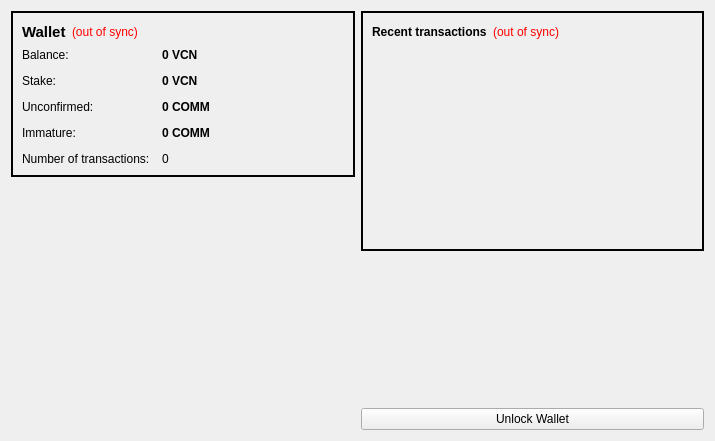
<?xml version="1.0" encoding="UTF-8"?>
<ui version="4.0">
 <class>OverviewPage</class>
 <widget class="QWidget" name="OverviewPage">
  <property name="geometry">
   <rect>
    <x>0</x>
    <y>0</y>
    <width>715</width>
    <height>441</height>
   </rect>
  </property>
  <property name="windowTitle">
   <string>Form</string>
  </property>
  <layout class="QHBoxLayout" name="horizontalLayout" stretch="1,1">
   <item>
    <layout class="QVBoxLayout" name="verticalLayout_2">
     <item>
      <widget class="QFrame" name="frame">
       <property name="styleSheet">
        <string notr="true">#frame {
border: 2px solid #010101;
}</string>
       </property>
       <property name="frameShape">
        <enum>QFrame::StyledPanel</enum>
       </property>
       <property name="frameShadow">
        <enum>QFrame::Raised</enum>
       </property>
       <layout class="QVBoxLayout" name="verticalLayout_4">
        <item>
         <layout class="QHBoxLayout" name="horizontalLayout_4">
          <item>
           <widget class="QLabel" name="label_5">
            <property name="font">
             <font>
              <pointsize>11</pointsize>
              <weight>75</weight>
              <bold>true</bold>
             </font>
            </property>
            <property name="text">
             <string>Wallet</string>
            </property>
           </widget>
          </item>
          <item>
           <widget class="QLabel" name="labelWalletStatus">
            <property name="toolTip">
             <string>The displayed information may be out of date. Your wallet automatically synchronizes with the VitalCoin network after a connection is established, but this process has not completed yet.</string>
            </property>
            <property name="styleSheet">
             <string notr="true">QLabel { color: red; }</string>
            </property>
            <property name="text">
             <string notr="true">(out of sync)</string>
            </property>
            <property name="alignment">
             <set>Qt::AlignLeading|Qt::AlignLeft|Qt::AlignVCenter</set>
            </property>
           </widget>
          </item>
          <item>
           <spacer name="horizontalSpacer_2">
            <property name="orientation">
             <enum>Qt::Horizontal</enum>
            </property>
            <property name="sizeHint" stdset="0">
             <size>
              <width>40</width>
              <height>20</height>
             </size>
            </property>
           </spacer>
          </item>
         </layout>
        </item>
        <item>
         <layout class="QFormLayout" name="formLayout_2">
          <property name="fieldGrowthPolicy">
           <enum>QFormLayout::AllNonFixedFieldsGrow</enum>
          </property>
          <property name="horizontalSpacing">
           <number>12</number>
          </property>
          <property name="verticalSpacing">
           <number>12</number>
          </property>
          <item row="0" column="0">
           <widget class="QLabel" name="label">
            <property name="text">
             <string>Balance:</string>
            </property>
           </widget>
          </item>
          <item row="0" column="1">
           <widget class="QLabel" name="labelBalance">
            <property name="font">
             <font>
              <weight>75</weight>
              <bold>true</bold>
             </font>
            </property>
            <property name="cursor">
             <cursorShape>IBeamCursor</cursorShape>
            </property>
            <property name="toolTip">
             <string>Your current balance</string>
            </property>
            <property name="text">
             <string notr="true">0 VCN</string>
            </property>
            <property name="textInteractionFlags">
             <set>Qt::LinksAccessibleByMouse|Qt::TextSelectableByKeyboard|Qt::TextSelectableByMouse</set>
            </property>
           </widget>
          </item>
          <item row="1" column="0">
           <widget class="QLabel" name="label_6">
            <property name="text">
             <string>Stake:</string>
            </property>
           </widget>
          </item>
          <item row="1" column="1">
           <widget class="QLabel" name="labelStake">
            <property name="font">
             <font>
              <weight>75</weight>
              <bold>true</bold>
             </font>
            </property>
            <property name="cursor">
             <cursorShape>IBeamCursor</cursorShape>
            </property>
            <property name="toolTip">
             <string>Total of coins that was staked, and do not yet count toward the current balance</string>
            </property>
            <property name="text">
             <string notr="true">0 VCN</string>
            </property>
            <property name="textInteractionFlags">
             <set>Qt::LinksAccessibleByMouse|Qt::TextSelectableByKeyboard|Qt::TextSelectableByMouse</set>
            </property>
           </widget>
          </item>
          <item row="2" column="0">
           <widget class="QLabel" name="label_3">
            <property name="text">
             <string>Unconfirmed:</string>
            </property>
           </widget>
          </item>
          <item row="2" column="1">
           <widget class="QLabel" name="labelUnconfirmed">
            <property name="font">
             <font>
              <weight>75</weight>
              <bold>true</bold>
             </font>
            </property>
            <property name="cursor">
             <cursorShape>IBeamCursor</cursorShape>
            </property>
            <property name="toolTip">
             <string>Total of transactions that have yet to be confirmed, and do not yet count toward the current balance</string>
            </property>
            <property name="text">
             <string notr="true">0 COMM</string>
            </property>
            <property name="textInteractionFlags">
             <set>Qt::LinksAccessibleByMouse|Qt::TextSelectableByKeyboard|Qt::TextSelectableByMouse</set>
            </property>
           </widget>
          </item>
          <item row="3" column="0">
           <widget class="QLabel" name="labelImmatureText">
            <property name="text">
             <string>Immature:</string>
            </property>
           </widget>
          </item>
          <item row="3" column="1">
           <widget class="QLabel" name="labelImmature">
            <property name="font">
             <font>
              <weight>75</weight>
              <bold>true</bold>
             </font>
            </property>
            <property name="toolTip">
             <string>Mined balance that has not yet matured</string>
            </property>
            <property name="text">
             <string notr="true">0 COMM</string>
            </property>
            <property name="textInteractionFlags">
             <set>Qt::LinksAccessibleByMouse|Qt::TextSelectableByKeyboard|Qt::TextSelectableByMouse</set>
            </property>
           </widget>
          </item>
          <item row="4" column="0">
           <widget class="QLabel" name="label_2">
            <property name="text">
             <string>Number of transactions:</string>
            </property>
           </widget>
          </item>
          <item row="4" column="1">
           <widget class="QLabel" name="labelNumTransactions">
            <property name="toolTip">
             <string>Total number of transactions in wallet</string>
            </property>
            <property name="text">
             <string notr="true">0</string>
            </property>
           </widget>
          </item>
         </layout>
        </item>
       </layout>
      </widget>
     </item>
     <item>
      <spacer name="verticalSpacer">
       <property name="orientation">
        <enum>Qt::Vertical</enum>
       </property>
       <property name="sizeHint" stdset="0">
        <size>
         <width>20</width>
         <height>40</height>
        </size>
       </property>
      </spacer>
     </item>
     <item>
      <widget class="QLabel" name="label_6">
       <property name="text">
        <string/>
       </property>
       <property name="pixmap">
        <pixmap resource="../bitcoin.qrc">:/images/backg</pixmap>
       </property>
       <property name="scaledContents">
        <bool>false</bool>
       </property>
       <property name="alignment">
        <set>Qt::AlignCenter</set>
       </property>
       <property name="margin">
        <number>-2</number>
       </property>
      </widget>
     </item>
    </layout>
   </item>
   <item>
    <layout class="QVBoxLayout" name="verticalLayout_3">
     <item>
      <widget class="QFrame" name="frame_2">
       <property name="styleSheet">
        <string notr="true">#frame_2 {
border: 2px solid #010101;
}</string>
       </property>
       <property name="frameShape">
        <enum>QFrame::StyledPanel</enum>
       </property>
       <property name="frameShadow">
        <enum>QFrame::Raised</enum>
       </property>
       <layout class="QVBoxLayout" name="verticalLayout">
        <item>
         <layout class="QHBoxLayout" name="horizontalLayout_2">
          <item>
           <widget class="QLabel" name="label_4">
            <property name="text">
             <string>&lt;b&gt;Recent transactions&lt;/b&gt;</string>
            </property>
           </widget>
          </item>
          <item>
           <widget class="QLabel" name="labelTransactionsStatus">
            <property name="toolTip">
             <string>The displayed information may be out of date. Your wallet automatically synchronizes with the VitalCoin network after a connection is established, but this process has not completed yet.</string>
            </property>
            <property name="styleSheet">
             <string notr="true">QLabel { color: red; }</string>
            </property>
            <property name="text">
             <string notr="true">(out of sync)</string>
            </property>
            <property name="alignment">
             <set>Qt::AlignRight|Qt::AlignTrailing|Qt::AlignVCenter</set>
            </property>
           </widget>
          </item>
          <item>
           <spacer name="horizontalSpacer">
            <property name="orientation">
             <enum>Qt::Horizontal</enum>
            </property>
            <property name="sizeHint" stdset="0">
             <size>
              <width>40</width>
              <height>20</height>
             </size>
            </property>
           </spacer>
          </item>
         </layout>
        </item>
        <item>
         <widget class="QListView" name="listTransactions">
          <property name="styleSheet">
           <string notr="true">QListView { background: transparent; }</string>
          </property>
          <property name="frameShape">
           <enum>QFrame::NoFrame</enum>
          </property>
          <property name="verticalScrollBarPolicy">
           <enum>Qt::ScrollBarAlwaysOff</enum>
          </property>
          <property name="horizontalScrollBarPolicy">
           <enum>Qt::ScrollBarAlwaysOff</enum>
          </property>
          <property name="selectionMode">
           <enum>QAbstractItemView::NoSelection</enum>
          </property>
         </widget>
        </item>
       </layout>
      </widget>
     </item>
     <item>
      <spacer name="verticalSpacer_2">
       <property name="orientation">
        <enum>Qt::Vertical</enum>
       </property>
       <property name="sizeHint" stdset="0">
        <size>
         <width>20</width>
         <height>40</height>
        </size>
       </property>
      </spacer>
     </item>
     <item>
      <widget class="QPushButton" name="unlockWalletButton">
       <property name="text">
        <string>Unlock Wallet</string>
       </property>
      </widget>
     </item>
    </layout>
   </item>
  </layout>
 </widget>
 <resources>
  <include location="../bitcoin.qrc"/>
 </resources>
 <connections/>
</ui>
